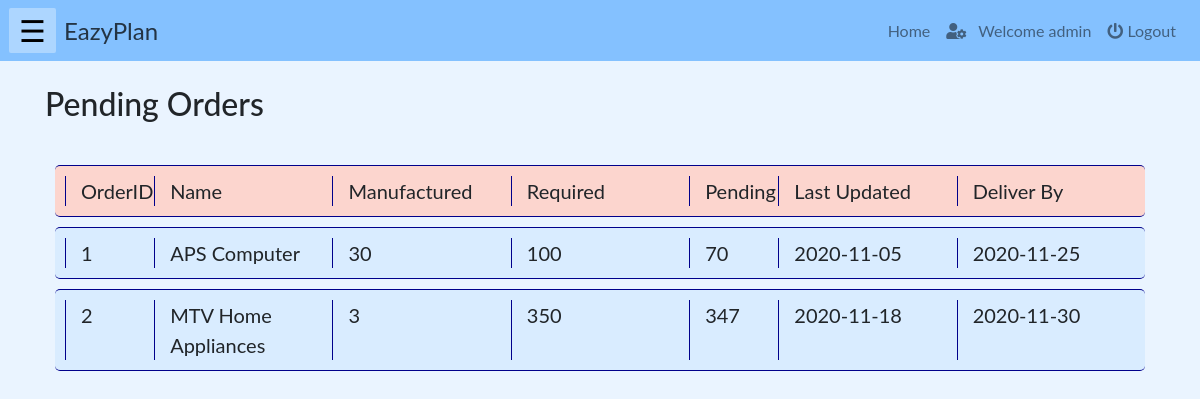
The app's page /php/pendingorder.php (signed in), older data.
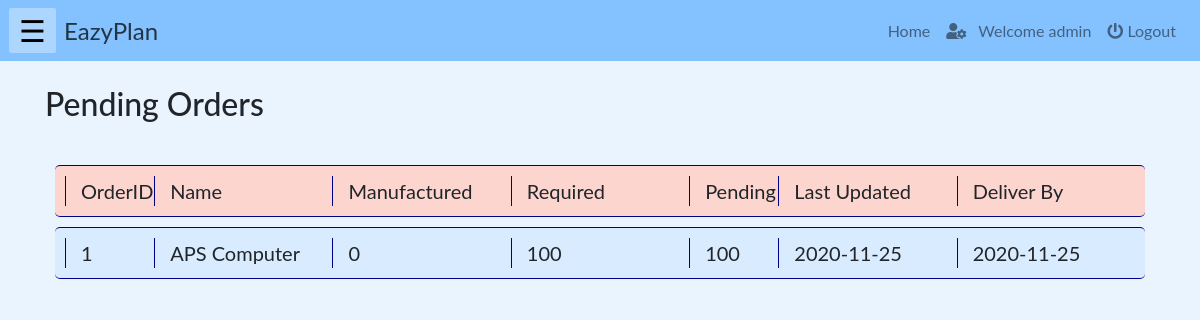
The same page, newer data.
### tables this page shows
CREATE TABLE `pendingorder` (
  `orderID` int(10) NOT NULL,
  `CompletedProdQTY` int(10) NOT NULL,
  `lastUpdated` date NOT NULL
);

CREATE TABLE `allorder` (
  `orderID` int(10) NOT NULL,
  `name` varchar(100) NOT NULL,
  `description` varchar(1000) NOT NULL,
  `quantity` int(10) NOT NULL,
  `orderDate` date NOT NULL,
  `completionDate` date NOT NULL,
  `status` varchar(100) NOT NULL,
  `totalEstimatedAmt` int(100) NOT NULL,
  `advanceAmt` int(100) NOT NULL,
  `amtLeft` int(100) NOT NULL
);

### php/pendingorder.php (the view, shortened to what this page needs)
<!DOCTYPE html>
<html lang="en">
    <?php
        include("../php/headLinks.php");
        if(isset($_SESSION["name"]) && ($_SESSION["role"]=='staff' || $_SESSION["role"]=='admin' || $_SESSION["role"]=='manager'  )){
    ?>
    <body>
        <?php
            include("../php/navbar.php");
        ?>
        <div class="container">
        <br><h2>Pending Orders</h2><br>
            <div class="row" id="heading">
                <div class="col-md-1" id="val" >OrderID</div>
                <div class="col-md-2" id="val" >Name</div>
                <div class="col-md-2" id="val" >Manufactured</div>
                <div class="col-md-2" id="val" >Required</div>
                <div class="col-md-1" id="val" >Pending</div>
                <div class="col-md-2" id="val" >Last Updated</div>
                <div class="col-md-2" id="val" >Deliver By</div>
            </div>
            <?php
                include("../connection/config.php");
                $sql1 ="select a.orderID, CompletedProdQTY, lastUpdated, o.name as oname, o.quantity as oqty, o.completionDate as odate FROM pendingorder a JOIN allorder o on a.orderID = o.orderID";
                $requests = mysqli_query($db, $sql1);
                foreach($requests as $request)
                    {
            ?>
            <div class="row" id="item">
                <div class="col-md-1" id="val" ><?php echo $request['orderID']; ?></div>
                <div class="col-md-2" id="val" ><?php echo $request['oname']; ?></div>
                <div class="col-md-2" id="val" ><?php echo $request['CompletedProdQTY']; ?></div>
                <div class="col-md-2" id="val" ><?php echo $request['oqty']; ?></div>
                <div class="col-md-1" id="val" ><?php echo $request['oqty']-$request['CompletedProdQTY']; ?></div>
                <div class="col-md-2" id="val"><?php echo $request['lastUpdated'] ?></div>
                <div class="col-md-2" id="val"><?php echo $request['odate'] ?></div>
            </div>
            <?php
                }
            ?>
        </div>
    </body>
    <?php
        }
    else{
    echo "<h3 style='color:red'>Login to access the page...</h3>";
    echo "<a href='./login.php'>Click here to login</a>";}
    ?>
</html>

Row changes from the older to the newer data that the page shows:
removed pendingorder: orderID "2", orderID.name "MTV Home Appliances", CompletedProdQTY "3", orderID.quantity "350", $request['oqty']-$request['CompletedProdQTY'] "347", lastUpdated "2020-11-18", orderID.completionDate "2020-11-30"
changed pendingorder "APS Computer": CompletedProdQTY "30" → "0"; $request['oqty']-$request['CompletedProdQTY'] "70" → "100"; lastUpdated "2020-11-05" → "2020-11-25"
